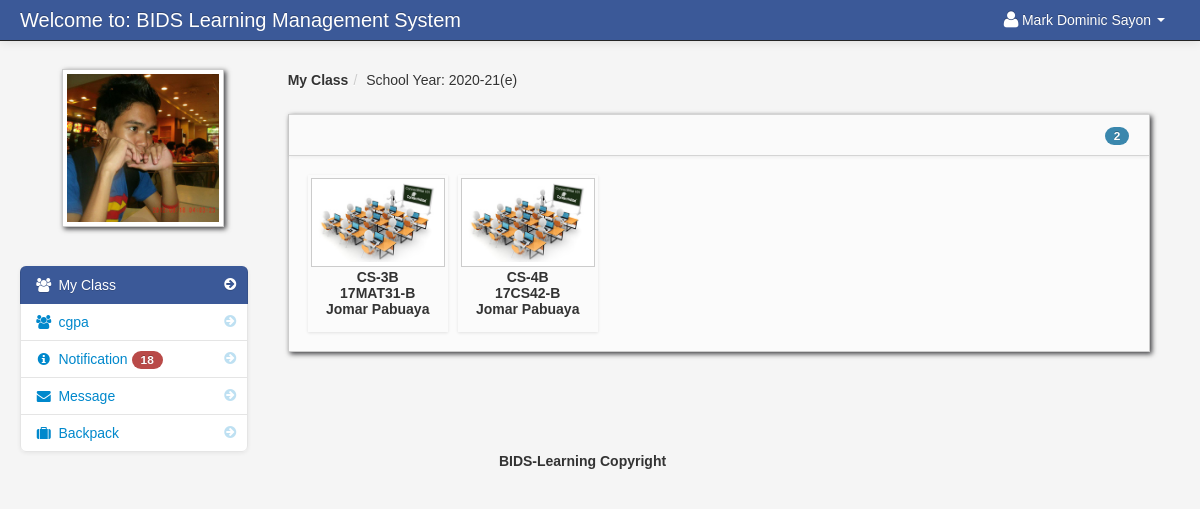
/dashboard_student.php (signed in), run on an earlier commit of the app's database.
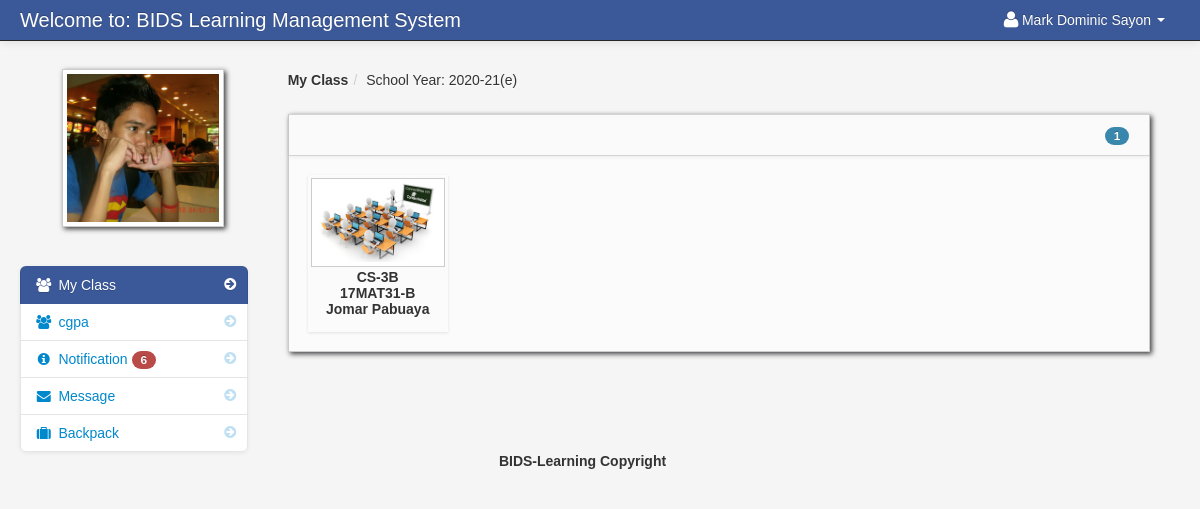
And on a later commit of the database.
### tables this page shows
CREATE TABLE `student` (
  `student_id` int(11) NOT NULL,
  `firstname` varchar(100) NOT NULL,
  `lastname` varchar(100) NOT NULL,
  `dob` int(25) NOT NULL,
  `class_id` int(11) NOT NULL,
  `username` varchar(100) NOT NULL,
  `password` varchar(100) NOT NULL,
  `location` varchar(100) NOT NULL,
  `status` varchar(100) NOT NULL,
  `per_no` varchar(25) NOT NULL,
  `gua_no` varchar(25) NOT NULL
);

CREATE TABLE `school_year` (
  `school_year_id` int(11) NOT NULL,
  `school_year` varchar(100) NOT NULL
);

CREATE TABLE `teacher_class_student` (
  `teacher_class_student_id` int(11) NOT NULL,
  `teacher_class_id` int(11) NOT NULL,
  `student_id` int(11) NOT NULL,
  `teacher_id` int(11) NOT NULL
);

CREATE TABLE `teacher_class` (
  `teacher_class_id` int(11) NOT NULL,
  `teacher_id` int(11) NOT NULL,
  `class_id` int(11) NOT NULL,
  `subject_id` int(11) NOT NULL,
  `thumbnails` varchar(100) NOT NULL,
  `school_year` varchar(100) NOT NULL,
  `department_id` int(20) NOT NULL
);

CREATE TABLE `class` (
  `class_id` int(11) NOT NULL,
  `class_name` varchar(100) NOT NULL,
  `did` int(20) NOT NULL
);

CREATE TABLE `subject` (
  `subject_id` int(11) NOT NULL,
  `subject_code` varchar(100) NOT NULL,
  `subject_title` varchar(100) NOT NULL,
  `category` varchar(100) NOT NULL,
  `description` longtext NOT NULL,
  `unit` int(11) NOT NULL,
  `Pre_req` varchar(100) NOT NULL,
  `semester` varchar(100) NOT NULL,
  `cid` int(20) NOT NULL
);

CREATE TABLE `teacher` (
  `teacher_id` int(11) NOT NULL,
  `username` varchar(100) NOT NULL,
  `password` varchar(200) NOT NULL,
  `firstname` varchar(100) NOT NULL,
  `lastname` varchar(100) NOT NULL,
  `department_id` int(11) NOT NULL,
  `location` varchar(200) NOT NULL,
  `about` varchar(500) NOT NULL,
  `teacher_status` varchar(20) NOT NULL,
  `teacher_stat` varchar(100) NOT NULL
);

### session.php (called while the page is built, shortened)
<?php
$session_id=$_SESSION['id'];
?>

### count.php (called while the page is built)
<?php
	$school_year_query = mysqli_query($conn,"select * from school_year order by school_year DESC")or die(mysqli_error());
	$school_year_query_row = mysqli_fetch_array($school_year_query);
	$school_year = $school_year_query_row['school_year'];
	?>
	<?php $query_yes = mysqli_query($conn,"select * from teacher_class_student
LEFT JOIN teacher_class ON teacher_class.teacher_class_id = teacher_class_student.teacher_class_id
LEFT JOIN class ON class.class_id = teacher_class.class_id
LEFT JOIN subject ON subject.subject_id = teacher_class.subject_id
LEFT JOIN teacher ON teacher.teacher_id = teacher_class_student.teacher_id
JOIN notification ON notification.teacher_class_id = teacher_class.teacher_class_id
where teacher_class_student.student_id = '$session_id' and school_year = '$school_year'   order by notification.date_of_notification DESC
")or die(mysqli_error());
$count_no = mysqli_num_rows($query_yes);
         ?>
<?php $query_no = mysqli_query($conn,"select * from notification
LEFT JOIN notification_read ON notification_read.notification_id = notification.notification_id
where notification_read.student_id  = '$session_id'
")or die(mysqli_error());
$count_yes = mysqli_num_rows($query_no);
         ?>
<?php $not_read = $count_no -  $count_yes; ?>

### dashboard_student.php (the view, shortened to what this page needs)
<?php include('header_dashboard.php'); ?>
<?php include('session.php'); ?>
    <body>
		<?php include('navbar_student.php'); ?>
        <div class="container-fluid">
            <div class="row-fluid">
				<?php include('student_sidebar.php'); ?>
                <div class="span9" id="content">
                     <div class="row-fluid">
					     <ul class="breadcrumb">
						<?php
						$school_year_query = mysqli_query($conn,"select * from school_year order by school_year DESC")or die(mysqli_error());
						$school_year_query_row = mysqli_fetch_array($school_year_query);
						$school_year = $school_year_query_row['school_year'];
						?>
							<li><a href="#"><b>My Class</b></a><span class="divider">/</span></li>
							<li><a href="#">School Year: <?php echo $school_year_query_row['school_year']; ?></a></li>
						</ul>
                        <div class="block">
                            <div class="navbar navbar-inner block-header">
                                <div id="" class="muted pull-right">
									<?php $query = mysqli_query($conn,"select * from teacher_class_student
														LEFT JOIN teacher_class ON teacher_class.teacher_class_id = teacher_class_student.teacher_class_id
														LEFT JOIN class ON class.class_id = teacher_class.class_id
														LEFT JOIN subject ON subject.subject_id = teacher_class.subject_id
														LEFT JOIN teacher ON teacher.teacher_id = teacher_class.teacher_id
														where student_id = '$session_id' and school_year = '$school_year'
														")or die(mysqli_error());
														$count = mysqli_num_rows($query);
									?>
												<span class="badge badge-info"><?php echo $count; ?></span>
								</div>
                            </div>
                            <div class="block-content collapse in">
                                <div class="span12">
  										<ul	 id="da-thumbs" class="da-thumbs">
													<?php
														if ($count != '0'){
														while($row = mysqli_fetch_array($query)){
														$id = $row['teacher_class_id'];
													?>
											<li>
												<a href="my_classmates.php<?php echo '?id='.$id; ?>">
														<img src ="<?php echo $row['thumbnails'] ?>" width="124" height="140" class="img-polaroid">
												</a>
												<p class="class"><?php echo $row['class_name']; ?></p>
												<p class="subject"><?php echo $row['subject_code']; ?></p>
												<p class="subject"><?php echo $row['firstname']." ".$row['lastname']?></p>
											</li>
									<?php }}else{ ?>
									<div class="alert alert-info"><i class="icon-info-sign"></i> You are currently not enroll to your class</div>
									<?php } ?>
									</ul>
                                </div>
                            </div>
                        </div>
                    </div>
                </div>
            </div>
		<?php include('footer.php'); ?>
        </div>
		<?php include('script.php'); ?>
    </body>
</html>

### header_dashboard.php (shortened to what this page needs)
<!DOCTYPE html>
<html class="no-js">
    <head>
        <link href="admin/bootstrap/css/bootstrap.min.css" rel="stylesheet" media="screen">
        <link href="admin/bootstrap/css/bootstrap-responsive.min.css" rel="stylesheet" media="screen">
        <link href="admin/bootstrap/css/font-awesome.css" rel="stylesheet" media="screen">
        <link href="admin/bootstrap/css/my_style.css" rel="stylesheet" media="screen">
        <link href="admin/bootstrap/css/print.css" rel="stylesheet" media="print">
        <link href="admin/vendors/easypiechart/jquery.easy-pie-chart.css" rel="stylesheet" media="screen">
        <link href="admin/assets/styles.css" rel="stylesheet" media="screen">
		<link href="admin/vendors/fullcalendar/fullcalendar.css" rel="stylesheet" media="screen">
		<link href="admin/assets/DT_bootstrap.css" rel="stylesheet" media="screen">
		<link href="admin/vendors/jGrowl/jquery.jgrowl.css" rel="stylesheet" media="screen">
		<link rel="stylesheet" type="text/css" href="admin/vendors/bootstrap-wysihtml5/src/bootstrap-wysihtml5.css"></link>
		<link href="admin/vendors/jGrowl/jquery.jgrowl.css" rel="stylesheet" media="screen">
    </head>

### navbar_student.php (shortened to what this page needs)
<div class="navbar navbar-fixed-top navbar-inverse">
        <div class="navbar-inner">
            <div class="container-fluid">
                <a class="brand" href="#">Welcome to: BIDS Learning Management System</a>
					<div class="nav-collapse collapse">
						<ul class="nav pull-right">
							<?php $query= mysqli_query($conn,"select * from student where student_id = '$session_id'")or die(mysqli_error());
									$row = mysqli_fetch_array($query);
							?>
							<li class="dropdown">
								<a href="#" role="button" class="dropdown-toggle" data-toggle="dropdown"> <i class="icon-user icon-large"></i><?php echo $row['firstname']." ".$row['lastname'];  ?> <i class="caret"></i></a>
							</li>
						</ul>
					</div>
            </div>
        </div>
</div>

### student_sidebar.php (shortened to what this page needs)
<div class="span3" id="sidebar">
					<img id="avatar" class="img-polaroid" src="admin/<?php echo $row['location']; ?>">
					<?php include('count.php'); ?>
		<ul class="nav nav-list bs-docs-sidenav nav-collapse collapse">
			<li class="active"><a href="dashboard_student.php"><i class="icon-chevron-right"></i><i class="icon-group"></i>&nbsp;My Class</a></li>
			<li class=""><a href="cgpa.php"><i class="icon-chevron-right"></i><i class="icon-group"></i>&nbsp;cgpa</a></li>
			<li class="">
				<a href="student_notification.php"><i class="icon-chevron-right"></i><i class="icon-info-sign"></i>&nbsp;Notification
				<?php if($not_read == '0'){
				}else{ ?>
					<span class="badge badge-important"><?php echo $not_read; ?></span>
				<?php } ?>
				</a>
			</li>
			<li class="">
			<a href="student_message.php"><i class="icon-chevron-right"></i><i class="icon-envelope-alt"></i>&nbsp;Message
			</a>
			</li>
			 <li class=""><a href="backpack.php"><i class="icon-chevron-right"></i><i class="icon-suitcase"></i>&nbsp;Backpack</a></li>
		</ul>
</div>

### footer.php
<center>
		<footer>
		<p>BIDS-Learning Copyright </p>
		</footer>
</center>

### script.php (shortened to what this page needs)
	<link href="admin/vendors/datepicker.css" rel="stylesheet" media="screen">
	<link href="admin/vendors/uniform.default.css" rel="stylesheet" media="screen">
	<link href="admin/vendors/chosen.min.css" rel="stylesheet" media="screen">
<link rel="stylesheet" type="text/css" href="admin/assets//style.css" />
	<link href="admin/vendors/datepicker.css" rel="stylesheet" media="screen">

### admin/assets/styles.css (style rules this page uses)
body { padding-top: 60px; padding-bottom: 40px; background-color: #f5f5f5; }
#content { margin-left:0px; }
.breadcrumb { margin: 0 0 0px; padding: 10px 0px; background-color: transparent; }
.block { background: url("../images/pixel-60fff.png") repeat scroll 0 0 rgba(0, 0, 0, 0) !important; border: 1px solid #ccc; background: white; margin: 1em 0em; border-top: none; -webkit-box-shadow: 2px 2px 5px rgba(0, 0, 6, 0.75); -moz-box-shadow: 2px 2px 5px rgba(0, 0, 6, 0.75); box-shadow: 2px 2px 5px rgba(0, 0, 6, 0.75); }
.block-content { margin: 1em; min-height: .25em; }
.block-header { margin-bottom: 0px; border-right: none; border-left: none; -webkit-border-radius: 0px; -moz-border-radius: 0px; border-radius: 0px; }
.block-header div { padding-top: 10px; }
.bs-docs-sidenav { max-width: 228px; margin: 30px 0 0; padding: 0; background-color: #fff; -webkit-border-radius: 6px; -moz-border-radius: 6px; border-radius: 6px; -webkit-box-shadow: 0 1px 4px rgba(0,0,0,.065); -moz-box-shadow: 0 1px 4px rgba(0,0,0,.065); box-shadow: 0 1px 4px rgba(0,0,0,.065); }
.bs-docs-sidenav > li > a { display: block; width: 190px \9; margin: 0 0 -1px; padding: 8px 14px; border: 1px solid #e5e5e5; }
.bs-docs-sidenav > li:first-child > a { -webkit-border-radius: 6px 6px 0 0; -moz-border-radius: 6px 6px 0 0; border-radius: 6px 6px 0 0; }
.bs-docs-sidenav > li:last-child > a { -webkit-border-radius: 0 0 6px 6px; -moz-border-radius: 0 0 6px 6px; border-radius: 0 0 6px 6px; }
.bs-docs-sidenav > .active > a { position: relative; z-index: 2; padding: 9px 15px; border: 0; text-shadow: 0 1px 0 rgba(0,0,0,.15); -webkit-box-shadow: inset 1px 0 0 rgba(0,0,0,.1), inset -1px 0 0 rgba(0,0,0,.1); -moz-box-shadow: inset 1px 0 0 rgba(0,0,0,.1), inset -1px 0 0 rgba(0,0,0,.1); box-shadow: inset 1px 0 0 rgba(0,0,0,.1), inset -1px 0 0 rgba(0,0,0,.1); }
.bs-docs-sidenav .icon-chevron-right { float: right; margin-top: 2px; margin-right: -6px; opacity: .25; }
.bs-docs-sidenav .active .icon-chevron-right, .bs-docs-sidenav .active a:hover .icon-chevron-right { opacity: 1; }

### admin/assets/style.css (style rules this page uses)
.da-thumbs { float: left; list-style: none outside none; margin: 0; padding: 0; position: relative; }
.da-thumbs li { float: left; margin: 5px; padding: 3px; position: relative; box-shadow: 0 1px 3px rgba(0,0,0,0.1); }
.da-thumbs li a, .da-thumbs li a img { display: block; position: relative; }
.da-thumbs li a { overflow: hidden; }
.class { font-family: helvetica !important; font-weight: bold; text-align: center; }
.subject { font-family: helvetica !important; font-weight: bold; text-align: center; margin-top: -14px; }

What changed in the data, as far as the page shows it:
removed teacher_class_student: teacher_class.thumbnails (picture), class.class_name "CS-4B", subject.subject_code "17CS42-B", teacher.firstname "Jomar", teacher.lastname "Pabuaya"
Also different on the page:
$not_read: "18" → "6"
$count: "2" → "1"
